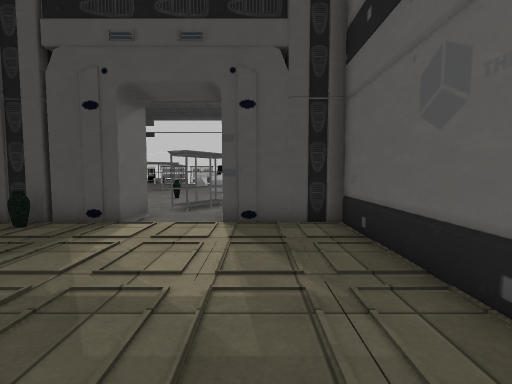
[1] (above)

17 first-person views from a walk through a 3-D level made in the Unity game engine. The camera is 1.3 m above the floor, tilts 4° down and sees 85° across. The floor is counted in squares, 1 m on a side. Each view is taken from the middle of a square. On the plan, view 1 faces up. The plan holds only what a view shows up to about 13 squares ahead; the rest is blank. The place goes on beyond the plan. The player is left out. Some animated figures are left out. Some surface patterns are stand-ins.

[2]
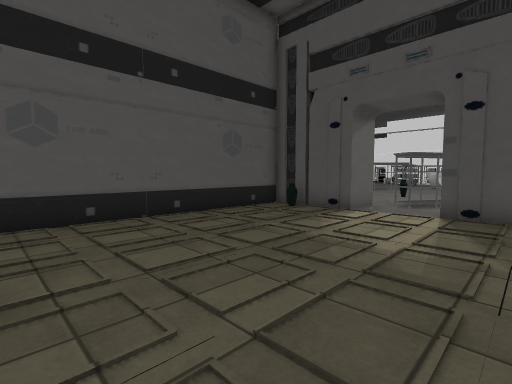

[3]
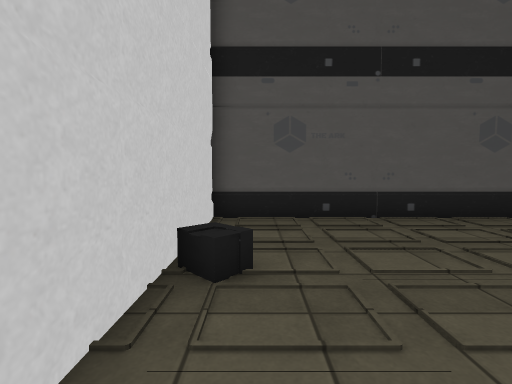

[4]
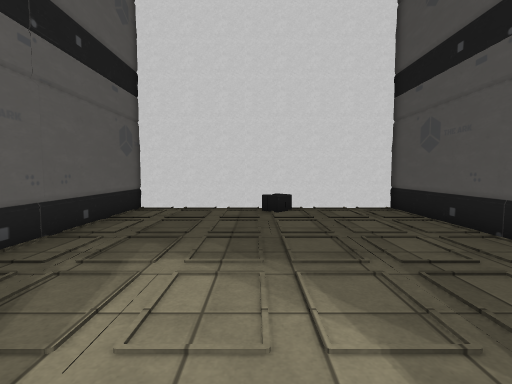

[5]
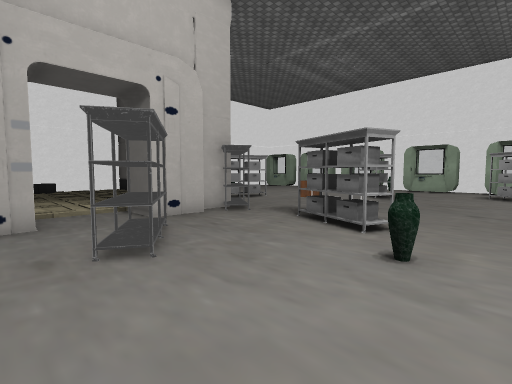

[6]
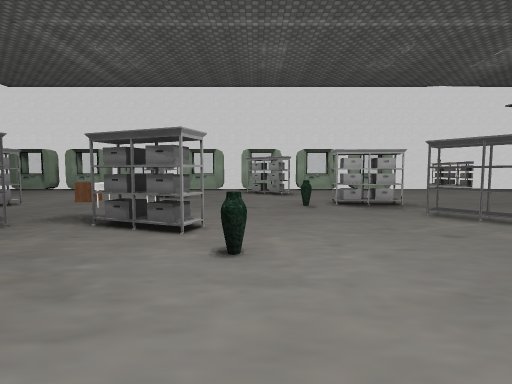

[7]
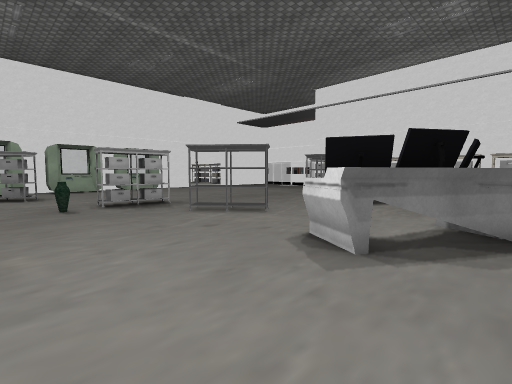

[8]
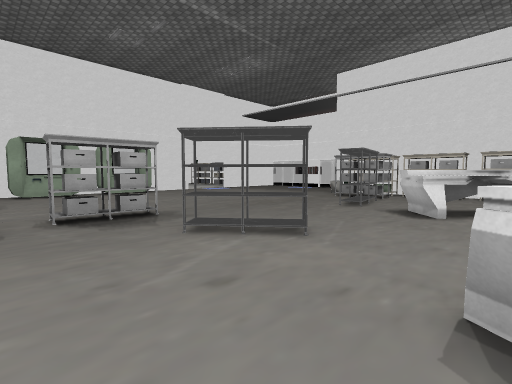

[9]
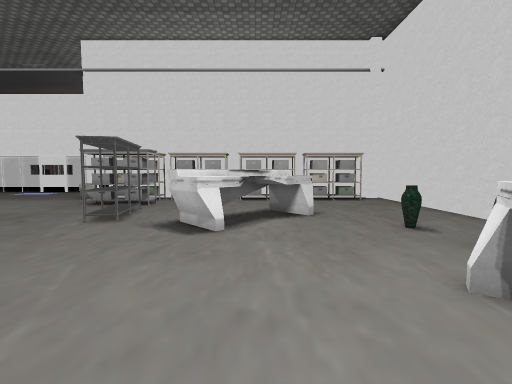

[10]
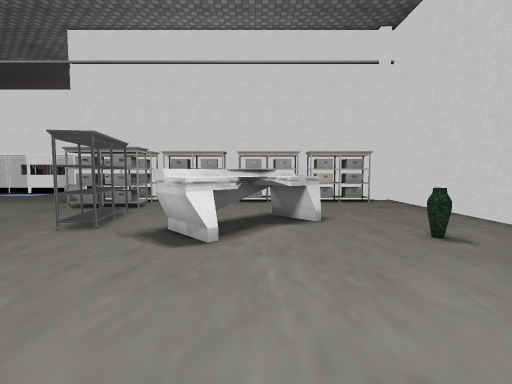

[11]
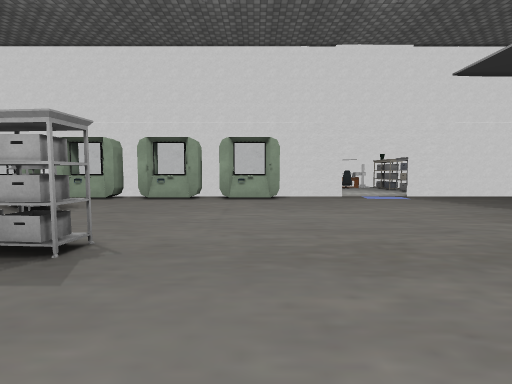

[12]
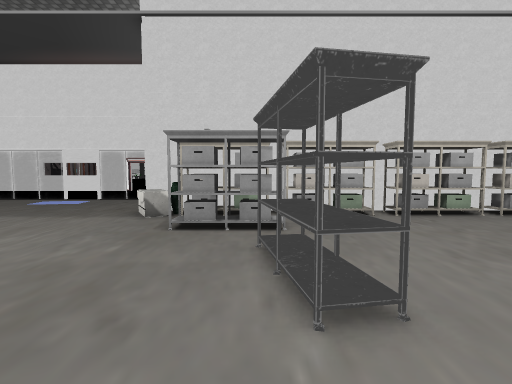

[13]
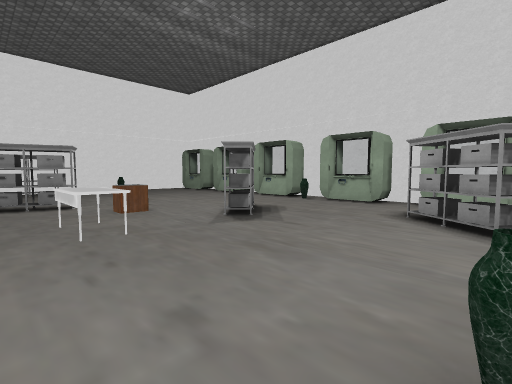

[14]
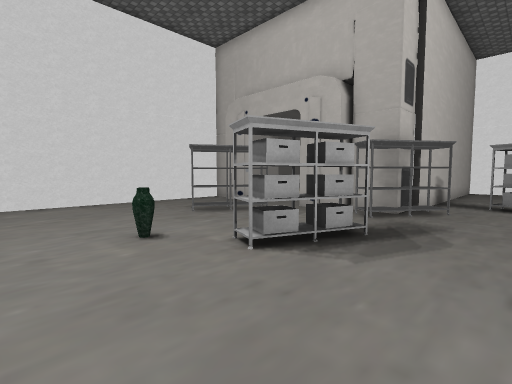

[15]
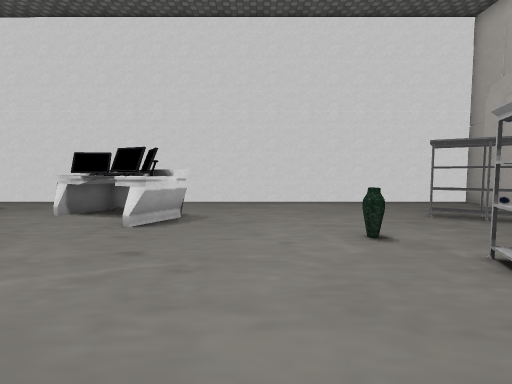

[16]
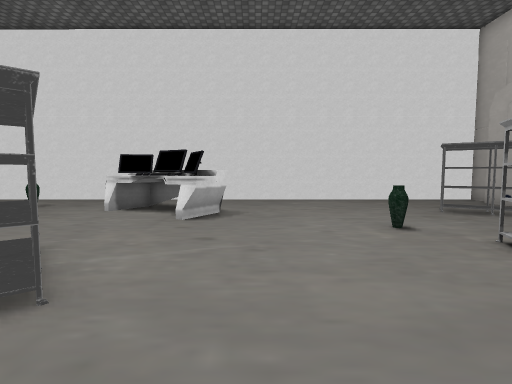

[17]
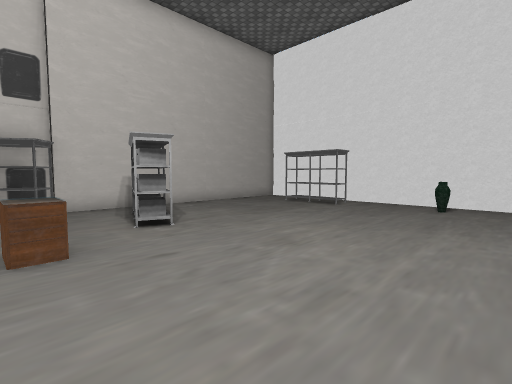

### Floor plan
Key: @ floor where view 1 was taken; # wall or solid block; . floor; T table; P pillar; O other object.
Columns run from 20 left of view 1 to 3 right of it. Each row starts with its distance up from view 1.
 39 ..  ..
 38 .......
 37  ......
 36 .......##############
 35 .......OOOOOOOOOOOOOOOP#
 34 ........O....  ........#
 33 .........OOO.  ........#
 32 .......................#
 31 ...........OO....O.....#
 30 ...........OO...OOO....#
 29 ............O..OOO.....#
 28 ............O.OO....O..#
 27 ...............O.......#
 26 .......................#
 25 .....................
 24 ...................O
 23 .............O....OOO  #
 22 ........OO.OOO....OO.  #
 21 ........O...O....OO....#
 20 ........O.........O....#
 19 .......................#
 18 ...OO....O.............#
 17  ..O...................#
 16   OO............O......#
 15 ..............O........#
 14 .............OO........#
 13 .............O....O....#
 12 .....O...T...O....OO...#
 11 ....OO...T.......OO....#
 10  ..OO....T...OO..O.....#
  9   .....O.....OO##..###.#
  8    ....OO...O#.##..#####
  7   ...........#O##...###
  6   .......OO..#........#
  5   ........OO.#........#
  4   ...........#........#
  3   ...........#........#
  2   ...........#........#
  1   ...........#........#
  0   .......... #......@.#
 -1   .........  #........#
 -2    .O...OOO  #...O....#
 -3    ######    ##########

Where each view was taken, in squares from view 1:
view 1: 0 up, 0 right, facing up
view 2: 2 down, 1 right, facing up-left
view 3: 2 down, 1 right, facing left
view 4: 7 up, 2 left, facing down
view 5: 17 up, 0 right, facing down-left
view 6: 16 up, 0 right, facing left
view 7: 16 up, 0 right, facing up-left
view 8: 18 up, 3 left, facing up-left
view 9: 21 up, 4 left, facing up
view 10: 22 up, 4 left, facing up
view 11: 25 up, 7 left, facing left
view 12: 26 up, 9 left, facing up
view 13: 18 up, 9 left, facing down-left
view 14: 18 up, 10 left, facing down-right
view 15: 18 up, 10 left, facing right
view 16: 19 up, 11 left, facing right
view 17: 9 up, 18 left, facing down-right
